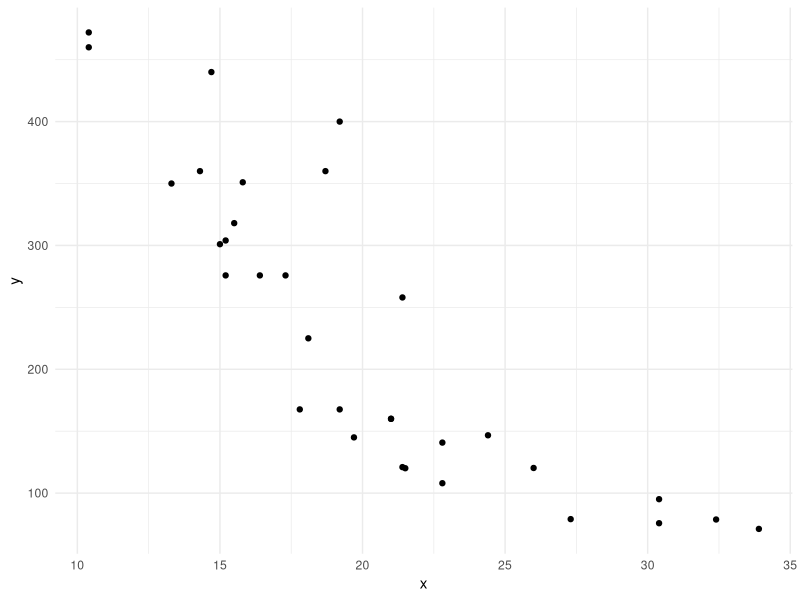
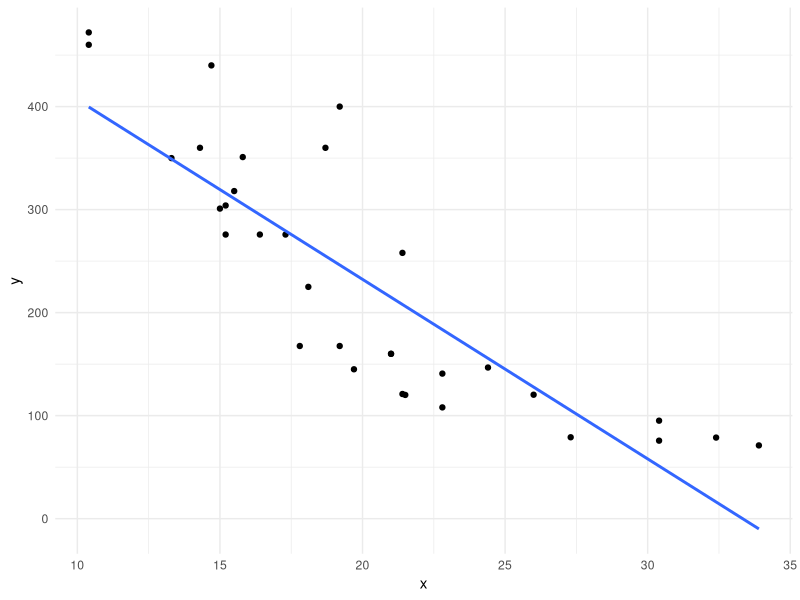
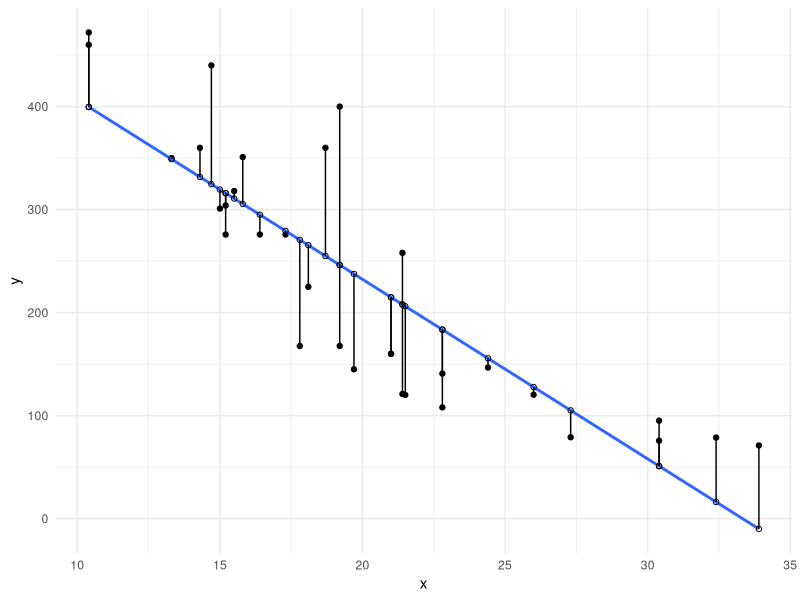
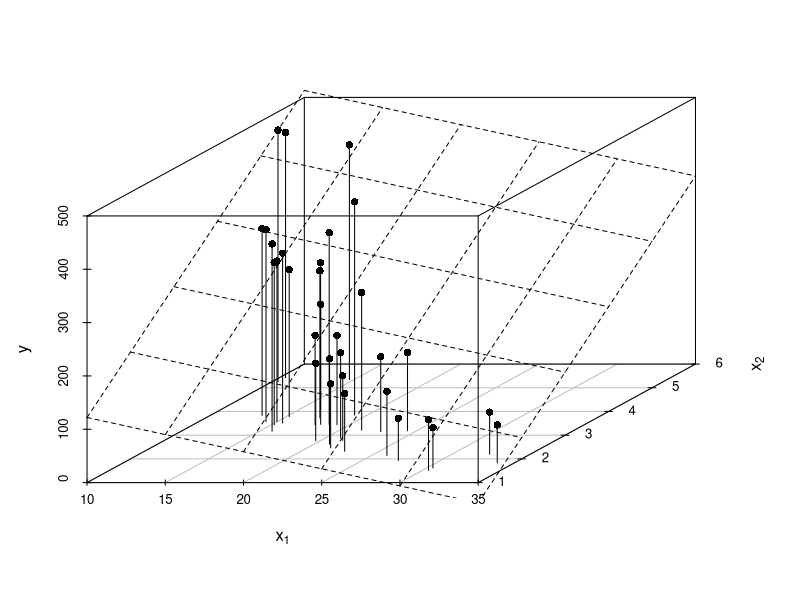
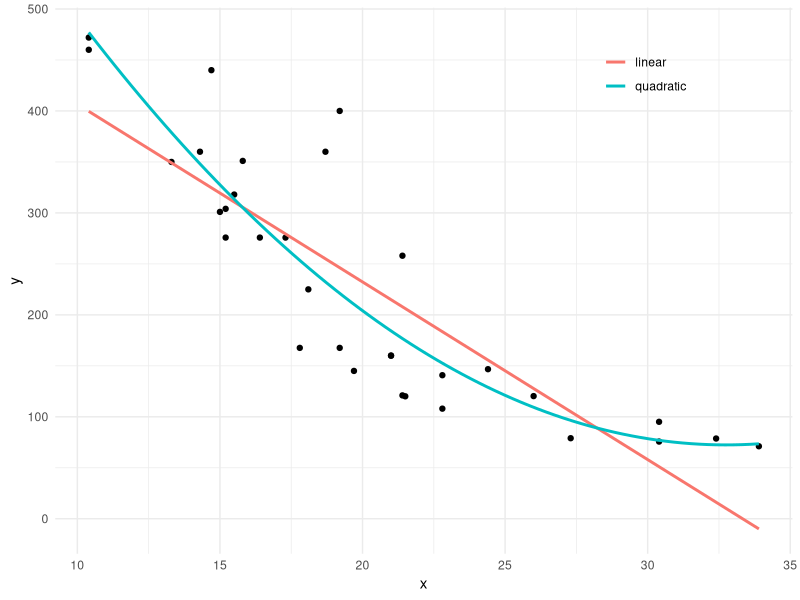
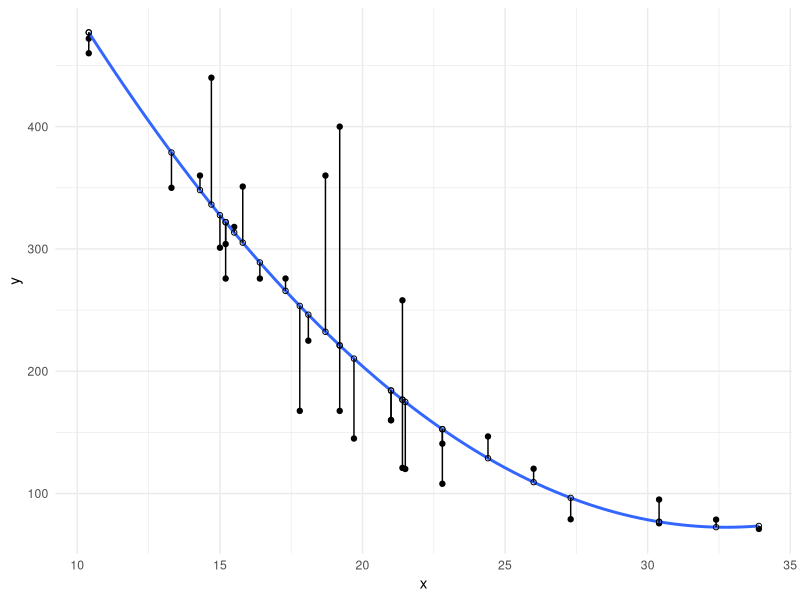
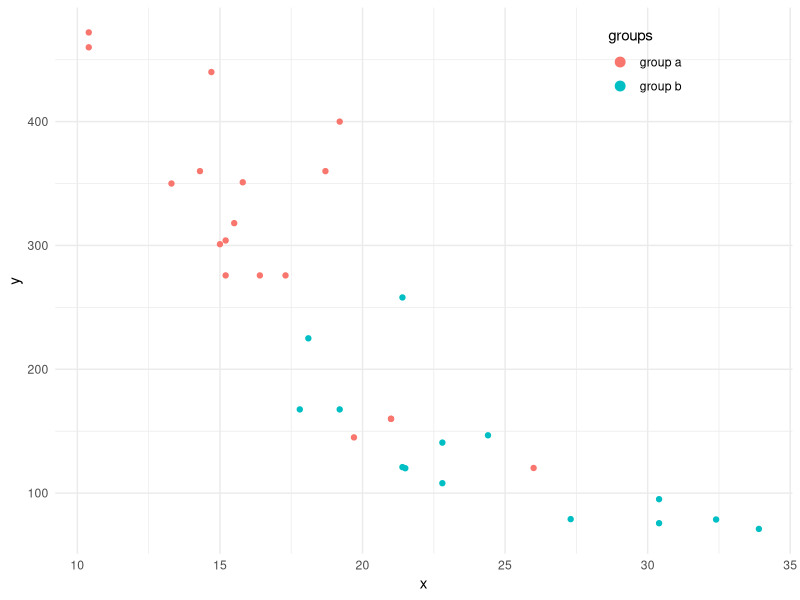
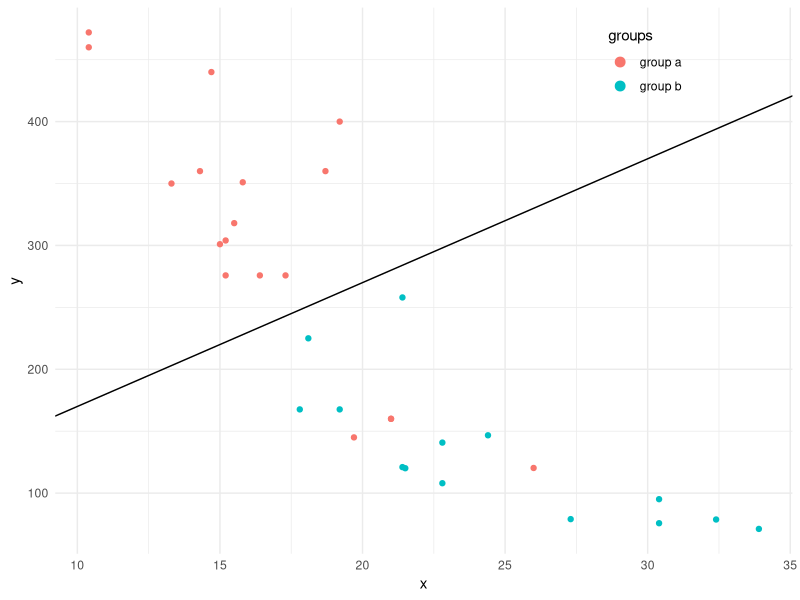

R code for these plots, in order:
## ---- chunk 1
knitr::opts_chunk$set(echo = TRUE)
knitr::opts_chunk$set(fig.width=4, fig.height=4)
library(tidyverse)
library(scatterplot3d)
theme_set(theme_minimal())
## ---- chunk 2

mtcars %>% 
  ggplot(aes(x = mpg, y = disp)) + 
  geom_point() +
  labs(x = "x", y ="y")

## ---- chunk 3

mtcars %>% 
  ggplot(aes(x = mpg, y = disp)) + 
  geom_point() +
  geom_smooth(method = "lm", se = F) +
  labs(x = "x", y ="y")

## ---- chunk 4

lm(disp ~ mpg, data = mtcars) %>% 
  broom::augment() %>% 
  ggplot(aes(x = mpg, y = disp)) + 
  geom_point() + 
  geom_smooth(method = "lm", se = F) +
  geom_point(aes(y = .fitted), shape = 1) + 
  geom_segment(aes(xend = mpg, yend = .fitted)) +
  labs(x = "x", y ="y")

## ---- chunk 5
model <- lm(disp ~ mpg+wt, mtcars) 

s3d <- scatterplot3d(mtcars$mpg,  mtcars$wt, mtcars$disp, pch=16, type = "h" , xlab = expression(x[1]), ylab = expression(x[2]), zlab = "y")

s3d$plane3d(model)
## ---- chunk 6
ggplot(mtcars, aes(mpg, disp)) +
  geom_point() +
  geom_smooth(method = "lm", se = F, aes(color ="linear")) +
  geom_smooth(method = "lm", formula = y ~ x + I(x^2), se =F, aes(color = "quadratic")) +
  labs(x = "x", y = "y", color = "") +
  theme(legend.position = c(.8, .9))
## ---- chunk 7
lm(disp ~ mpg + I(mpg^2), mtcars) %>%
  broom::augment() %>%
  ggplot(aes(mpg, disp)) +
  geom_point() +
  geom_smooth(method = "lm", formula = y ~ x + I(x^2), se =F) +
  geom_point(aes(y = .fitted), shape = 1) +
  geom_segment(aes(xend = mpg, yend = .fitted)) +
  labs(x = "x", y = "y") 
## ---- chunk 8
ggplot(mtcars, aes(mpg, disp, color = factor(vs))) + 
  geom_point() +
  labs(x ="x", y = "y", color = "groups") +
  scale_color_discrete(labels = c("group a", "group b")) +
  guides(color = guide_legend(override.aes = list(size = 3))) +
  theme(legend.position = c(.8, .9)) 
## ---- chunk 9
ggplot(mtcars, aes(mpg, disp, color = factor(vs))) + 
  geom_point() +
  labs(x ="x", y = "y", color = "groups") +
  scale_color_discrete(labels = c("group a", "group b")) +
  guides(color = guide_legend(override.aes = list(size = 3))) +
  theme(legend.position = c(.8, .9)) +
  geom_abline(slope = 10, intercept = 70)
## ---- chunk 10
glm(vs ~ disp + mpg, family =binomial(link = "logit"), mtcars) %>% 
  broom::augment(type.predict = "response") %>% 
  mutate(fit = ifelse(.fitted < .5, F, T)) %>%
  ggplot(aes(mpg, disp, color = factor(vs), shape = fit)) + 
  geom_point() +
  labs(x ="x", y = "y", color = "groups", shape = "predicted groups") +
  guides(color = guide_legend(override.aes = list(size = 3)),
         shape = guide_legend(override.aes = list(size = 3))) +
  theme(legend.position = c(.8, .7)) + 
  scale_color_discrete(labels = c("group a", "group b")) +
  scale_shape_discrete(labels = c("group a", "group b")) 
## ---- chunk 11
glm(vs ~ disp + mpg, family =binomial(link = "logit"), mtcars) %>% 
  broom::augment(type.predict = "response") %>% 
  ggplot(aes(mpg, disp, color = factor(vs))) + 
  geom_point() +
  ggrepel::geom_text_repel(aes(label = round(.fitted, 2)), size = 2) +
  labs(x ="x", y = "y", color = "groups", shape = "predicted groups") +
  guides(color = guide_legend(override.aes = list(size = 3))) +
  theme(legend.position = c(.8, .9)) + 
  scale_color_discrete(labels = c("group a", "group b")) 
